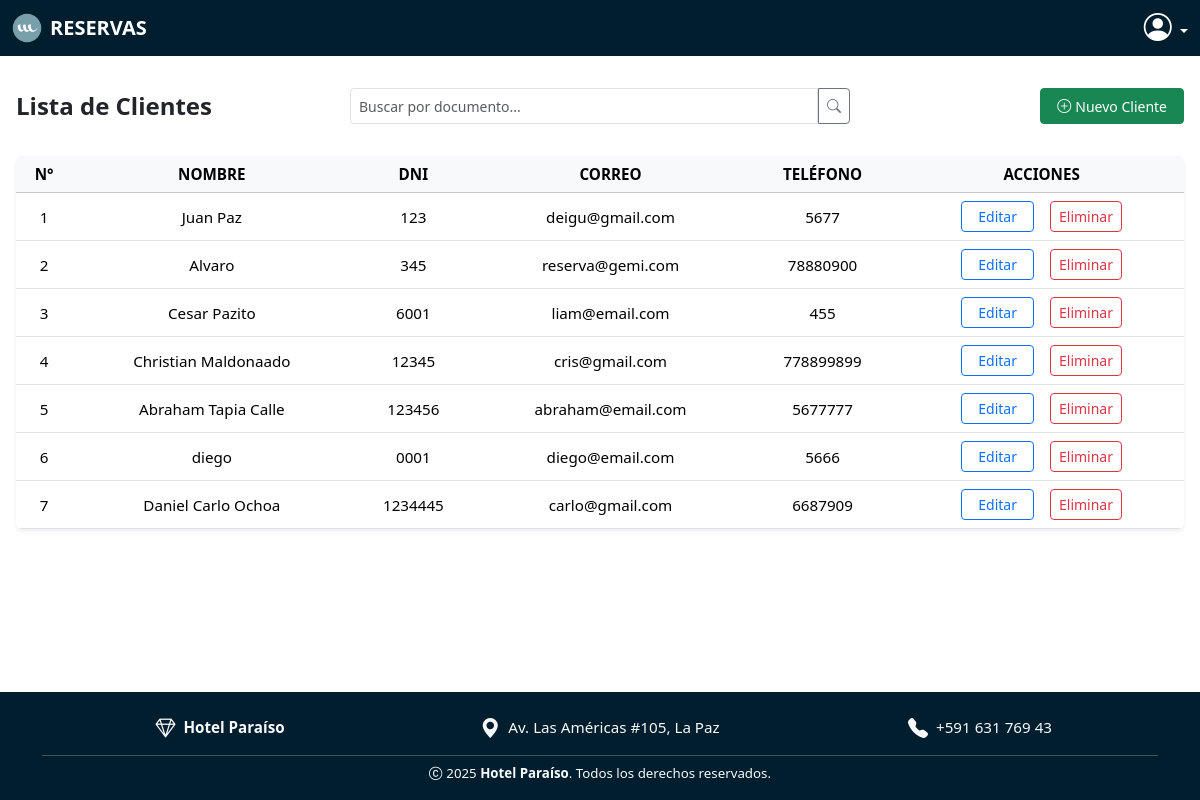
Page /clientes/ on the earlier database version.
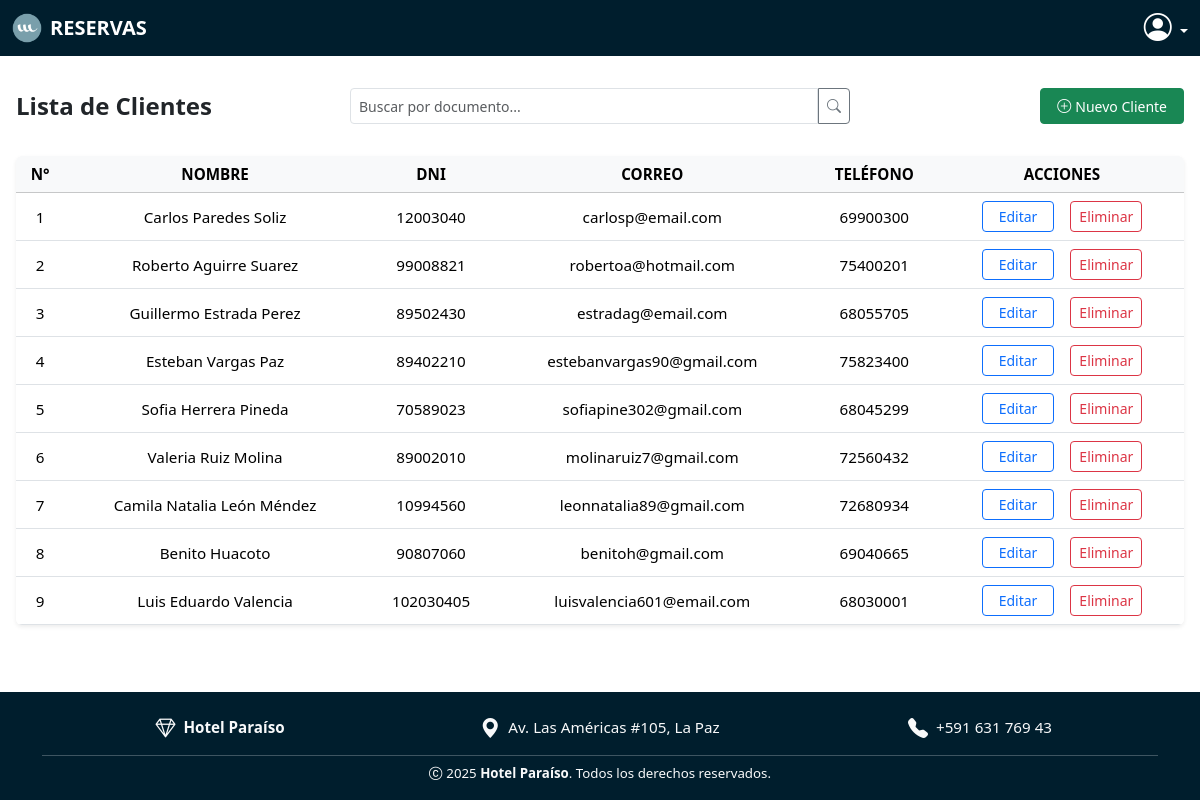
Same page on the later database version.
### models/cliente_model.py (models this page shows, shortened)
class Cliente(db.Model, UserMixin):
    __tablename__ = 'clientes'
    id = db.Column(db.Integer, primary_key=True)
    nombre = db.Column(db.String(150), nullable=False)
    documento = db.Column(db.String(50), unique=True, nullable=False)
    correo = db.Column(db.String(100), nullable=True)
    telefono = db.Column(db.String(20), nullable=True)
    reservas = db.relationship('Reserva', back_populates='cliente')
    @staticmethod
    def get_all():
        return Cliente.query.all()

### controllers/cliente_controller.py (the view)
@cliente_bp.route('/')
def index():
    clientes = Cliente.get_all()
    return cliente_view.list(clientes)

### run.py (called while the page is built)
@app.context_processor
def inject_user_or_client():
    from flask_login import current_user
    if current_user.is_authenticated:
        if hasattr(current_user, 'rol'):
            return dict(usuario=current_user, cliente=None)
        else:
            return dict(usuario=None, cliente=current_user)
    return dict(usuario=None, cliente=None)

@app.context_processor
def inject_active_path():
    def is_active(path):
        return 'active' if request.path == path else ''
    return dict(is_active=is_active)

### views/cliente_view.py (called while the page is built)
def list(clientes):
    return render_template('clientes/index.html', clientes=clientes,usuario=current_user)

### templates/clientes/index.html (shortened to what this page needs)
{% extends 'sistema.html' %}
{% block content %}
<div class="mb-3 mt-4">
    <div class="row align-items-center gy-2">
        <div class="col-12 col-md-3 text-center text-md-start">
            <h4 class="fw-bold text-dark fs-4 mb-0">Lista de Clientes</h4>
        </div>
        <div class="col-12 col-md-6 d-flex justify-content-center mt-4 ">
            <form action="{{ url_for('cliente.buscar_documento') }}" method="GET" class="d-flex w-100 me-3 ms-3" style="max-width: 500px;">
                <input type="text" name="documento" class="form-control form-control-sm rounded-end-0"
                       placeholder="Buscar por documento..." required
                       style="height: 36px;">
                <button type="submit" class="btn btn-outline-secondary btn-sm rounded-start-0" style="height: 36px;">
                    <i class="bi bi-search"></i>
                </button>
            </form>
        </div>
        <div class="col-12 col-md-3 d-flex justify-content-center justify-content-md-end">
            <a href="{{ url_for('cliente.create') }}" class="btn btn-success btn-sm px-3 py-1.5 d-flex align-items-center"
               style="height: 36px;" data-bs-toggle="modal" data-bs-target="#registroClienteModal">
                <i class="bi bi-plus-circle me-1"></i> Nuevo Cliente
            </a>
        </div>
    </div>
</div>
<div class="table-responsive rounded shadow-sm mb-4">
    <table class="table table-hover align-middle text-center mb-0" style="font-size: 0.95rem;">
        <thead class="table-light text-dark fw-semibold text-uppercase">
            <tr>
                <th>N°</th>
                <th>Nombre</th>
                <th>DNI</th>
                <th>Correo</th>
                <th>Teléfono</th>
                <th>Acciones</th>
            </tr>
        </thead>
        <tbody>
            {% for item in clientes %}
            <tr class="text-nowrap">
                <td>{{item.id}}</td>
                <td>{{item.nombre}}</td>
                <td>{{item.documento}}</td>
                <td>{{item.correo}}</td>
                <td>{{item.telefono}}</td>
                <td >
                    <div class="d-flex flex-row justify-content-center gap-3">
                        <button class="btn btn-outline-primary btn-sm px-3" data-bs-toggle="modal"
                            data-bs-target="#editarClienteModal{{ item.id }}">
                            Editar
                        </button>
                        <a href="{{ url_for('cliente.delete', id=item.id) }}"
                            class="btn btn-outline-danger btn-sm"
                            onclick="return confirm('¿Estás seguro de eliminar este usuario?');">
                            Eliminar
                        </a>
                    </div>
                </td>
            </tr>
            {% endfor %}
        </tbody>
    </table>
</div>
{% endblock %}

### templates/sistema.html (shortened to what this page needs)
<html lang="es">
<head>
    <link href="https://cdn.jsdelivr.net/npm/bootstrap@5.3.6/dist/css/bootstrap.min.css" rel="stylesheet"
 />
    <link rel="stylesheet" href="https://cdn.jsdelivr.net/npm/bootstrap-icons@1.11.1/font/bootstrap-icons.css">
    <link rel="stylesheet" href="{{ url_for('static', filename='style.css') }}" />
    <link href="https://cdnjs.cloudflare.com/ajax/libs/font-awesome/6.4.0/css/all.min.css" rel="stylesheet">
</head>
<body>
    <div id="main-content">
        <nav class="navbar navbar-expand-lg navbar-dark  fixed-top" style="background-color: rgb(0,30,45);">
            <div class="container-fluid">
                <a class="navbar-brand d-flex align-items-center order-1 order-lg-0" href="/usuarios/sistema">
                    <img src="{{ url_for('static', filename='images/logo.png') }}" alt="Logo" class="me-2" height="30">
                    <strong>RESERVAS</strong>
                </a>
                {% if usuario or cliente %}
                <div class="ms-auto d-flex align-items-center order-2">
                    <div class="btn-group">
                        <button class="btn dropdown-toggle p-0 border-0 text-white" type="button"
                            data-bs-toggle="dropdown" aria-expanded="false" style="background: transparent;">
                            <i class="bi bi-person-circle fs-3"></i>
                        </button>
                    </div>
                </div>
                {% endif %}
            </div>
        </nav>
        <div class="ms-3 me-3 mt-4 pt-4" id="contenido">
            {% block content %}{% endblock %}
        </div>
        <footer class="text-light pt-4 px-3 text-center text-md-start"
            style="background-color: rgb(0,30,45); font-size: 0.95rem;">
            <div class="container text-center">
                <div class="row gy-3 justify-content-center align-items-center mb-3 fs-">
                    <div class="col-12 col-md-4 d-flex justify-content-center align-items-center gap-2">
                        <i class="bi bi-gem fs-5 "></i>
                        <span class="fw-semibold">Hotel Paraíso</span>
                    </div>
                    <div class="col-12 col-md-4 d-flex justify-content-center align-items-center gap-2">
                        <i class="bi bi-geo-alt-fill fs-5 "></i>
                        <span>Av. Las Américas #105, La Paz</span>
                    </div>
                    <div class="col-12 col-md-4 d-flex justify-content-center align-items-center gap-2">
                        <i class="bi bi-telephone-fill fs-5 "></i>
                        <span>+591 631 769 43</span>
                    </div>
                </div>
                <hr class="bg-secondary my-2">
                <div class="text-center pb-3 small">
                    <i class="bi bi-c-circle me-1"></i>2025 <strong>Hotel Paraíso</strong>. Todos los derechos
                    reservados.
                </div>
            </div>
        </footer>
    </div>
</body>
</html>

### static/style.css (style rules this page uses)
html, body { height: 100%; margin: 0; overflow: hidden; }
#main-content { height: calc(100% - 0px); display: flex; flex-direction: column; overflow-y: auto; }
#contenido { flex: 1; }

Differences in the rows shown:
changed Cliente id 1: nombre "Juan Paz" → "Carlos Paredes Soliz"; documento "123" → "12003040"; correo "deigu@gmail.com" → "carlosp@email.com"; telefono "5677" → "69900300"
changed Cliente id 2: nombre "Alvaro" → "Roberto Aguirre Suarez"; documento "345" → "99008821"; correo "reserva@gemi.com" → "robertoa@hotmail.com"; telefono "78880900" → "75400201"
changed Cliente id 3: nombre "Cesar Pazito" → "Guillermo Estrada Perez"; documento "6001" → "89502430"; correo "liam@email.com" → "estradag@email.com"; telefono "455" → "68055705"
changed Cliente id 4: nombre "Christian Maldonaado" → "Esteban Vargas Paz"; documento "12345" → "89402210"; correo "cris@gmail.com" → "estebanvargas90@gmail.com"; telefono "778899899" → "75823400"
changed Cliente id 5: nombre "Abraham Tapia Calle" → "Sofia Herrera Pineda"; documento "123456" → "70589023"; correo "abraham@email.com" → "sofiapine302@gmail.com"; telefono "5677777" → "68045299"
changed Cliente id 6: nombre "diego" → "Valeria Ruiz Molina"; documento "0001" → "89002010"; correo "diego@email.com" → "molinaruiz7@gmail.com"; telefono "5666" → "72560432"
changed Cliente id 7: nombre "Daniel Carlo Ochoa" → "Camila Natalia León Méndez"; documento "1234445" → "10994560"; correo "carlo@gmail.com" → "leonnatalia89@gmail.com"; telefono "6687909" → "72680934"
added Cliente: id "8", nombre "Benito Huacoto", documento "90807060", correo "benitoh@gmail.com", telefono "69040665"
added Cliente: id "9", nombre "Luis Eduardo Valencia", documento "102030405", correo "luisvalencia601@email.com", telefono "68030001"
